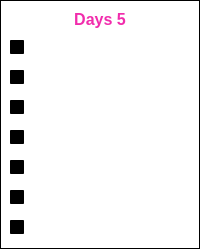
                 <widget class="QWidget" name="Day5">
                  <property name="styleSheet">
                   <string notr="true">background-color: qlineargradient(spread:pad, x1:0, y1:0, x2:1, y2:1, stop:0 rgba(0, 0, 0, 0), stop:1 rgba(255, 255, 255, 0));</string>
                  </property>
                  <layout class="QHBoxLayout" name="horizontalLayout_12">
                   <property name="spacing">
                    <number>0</number>
                   </property>
                   <property name="leftMargin">
                    <number>0</number>
                   </property>
                   <property name="topMargin">
                    <number>0</number>
                   </property>
                   <property name="rightMargin">
                    <number>0</number>
                   </property>
                   <property name="bottomMargin">
                    <number>0</number>
                   </property>
                   <item>
                    <widget class="QFrame" name="SubjectDays_5">
                     <property name="frameShape">
                      <enum>QFrame::StyledPanel</enum>
                     </property>
                     <property name="frameShadow">
                      <enum>QFrame::Raised</enum>
                     </property>
                     <layout class="QVBoxLayout" name="verticalLayout_8">
                      <item>
                       <widget class="QLabel" name="Subject5DaysHeading">
                        <property name="maximumSize">
                         <size>
                          <width>16777215</width>
                          <height>100</height>
                         </size>
                        </property>
                        <property name="font">
                         <font>
                          <pointsize>12</pointsize>
                          <weight>75</weight>
                          <bold>true</bold>
                         </font>
                        </property>
                        <property name="styleSheet">
                         <string notr="true">QLabel{
	
color: rgb(241, 44, 172);
border-radius:10px;

}</string>
                        </property>
                        <property name="midLineWidth">
                         <number>4</number>
                        </property>
                        <property name="text">
                         <string>Days 5</string>
                        </property>
                        <property name="alignment">
                         <set>Qt::AlignCenter</set>
                        </property>
                       </widget>
                      </item>
                      <item>
                       <widget class="QCheckBox" name="Subject5Sunday">
                        <property name="font">
                         <font>
                          <pointsize>11</pointsize>
                         </font>
                        </property>
                        <property name="styleSheet">
                         <string notr="true">QCheckBox{

	color: rgb(255, 255, 255);
}</string>
                        </property>
                        <property name="text">
                         <string>Sun</string>
                        </property>
                        <property name="tristate">
                         <bool>false</bool>
                        </property>
                       </widget>
                      </item>
                      <item>
                       <widget class="QCheckBox" name="Subject5Monday">
                        <property name="font">
                         <font>
                          <pointsize>11</pointsize>
                         </font>
                        </property>
                        <property name="styleSheet">
                         <string notr="true">QCheckBox{

	color: rgb(255, 255, 255);
}</string>
                        </property>
                        <property name="text">
                         <string>Mon</string>
                        </property>
                        <property name="tristate">
                         <bool>false</bool>
                        </property>
                       </widget>
                      </item>
                      <item>
                       <widget class="QCheckBox" name="Subjcet5Tuesday">
                        <property name="font">
                         <font>
                          <pointsize>11</pointsize>
                         </font>
                        </property>
                        <property name="styleSheet">
                         <string notr="true">QCheckBox{

	color: rgb(255, 255, 255);
}</string>
                        </property>
                        <property name="text">
                         <string>Tue</string>
                        </property>
                        <property name="tristate">
                         <bool>false</bool>
                        </property>
                       </widget>
                      </item>
                      <item>
                       <widget class="QCheckBox" name="Subject5Wednesday">
                        <property name="font">
                         <font>
                          <pointsize>11</pointsize>
                         </font>
                        </property>
                        <property name="styleSheet">
                         <string notr="true">QCheckBox{

	color: rgb(255, 255, 255);
}</string>
                        </property>
                        <property name="text">
                         <string>Wed</string>
                        </property>
                        <property name="tristate">
                         <bool>false</bool>
                        </property>
                       </widget>
                      </item>
                      <item>
                       <widget class="QCheckBox" name="Subject5Thursday">
                        <property name="font">
                         <font>
                          <pointsize>11</pointsize>
                         </font>
                        </property>
                        <property name="styleSheet">
                         <string notr="true">QCheckBox{

	color: rgb(255, 255, 255);
}</string>
                        </property>
                        <property name="text">
                         <string>Thu</string>
                        </property>
                        <property name="tristate">
                         <bool>false</bool>
                        </property>
                       </widget>
                      </item>
                      <item>
                       <widget class="QCheckBox" name="Subject5Friday">
                        <property name="font">
                         <font>
                          <pointsize>11</pointsize>
                         </font>
                        </property>
                        <property name="styleSheet">
                         <string notr="true">QCheckBox{

	color: rgb(255, 255, 255);
}</string>
                        </property>
                        <property name="text">
                         <string>Fri</string>
                        </property>
                        <property name="tristate">
                         <bool>false</bool>
                        </property>
                       </widget>
                      </item>
                      <item>
                       <widget class="QCheckBox" name="Subject5Saturday">
                        <property name="font">
                         <font>
                          <pointsize>11</pointsize>
                         </font>
                        </property>
                        <property name="styleSheet">
                         <string notr="true">QCheckBox{

	color: rgb(255, 255, 255);
}</string>
                        </property>
                        <property name="text">
                         <string>Sat</string>
                        </property>
                        <property name="tristate">
                         <bool>false</bool>
                        </property>
                       </widget>
                      </item>
                     </layout>
                    </widget>
                   </item>
                  </layout>
                 </widget>
